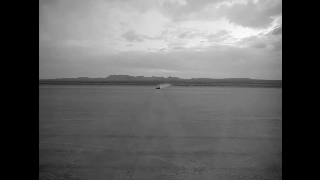
%> input picture TDPS_LABORATORIO/Bloque1/Practica2/input/frame_001.png, 320 x 180 px
$ octave comparar_rangos.m   (GNU Octave 9; MATLAB toolbox functions it lacks are replaced by stand-ins)
%> lines starting %> are read from the running program, lines starting %| are printed output that depends on the picture
%> the answer given: ../Practica2/input/frame_001.png
### TDPS_LABORATORIO/Bloque1/Practica3/leer_imagen_gris.m
function A = leer_imagen_gris(ruta)
%> called with ruta = '../Practica2/input/frame_001.png'
% PNG/JPEG real, gris o RGB, de 8 o 16 bits.
    [I,map] = imread(ruta);
%> I is the input picture: size 180x320 uint16; min 0, max 50945, mean 19593
%> map = []
    if ~isempty(map)
        error('Usa una imagen RGB o gris, no una imagen indexada.');
    end
    if isinteger(I)
        A = double(I)/double(intmax(class(I)));
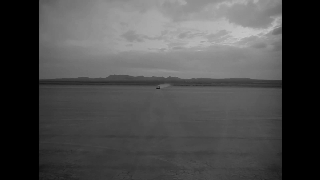
%> A: size 180x320 double; min 0, max 0.777, mean 0.299
    elseif islogical(I)
        A = double(I);
    else
        A = double(I);
        if any(~isfinite(A(:))) || any(A(:)<0) || any(A(:)>1)
            error('Las imagenes de coma flotante deben estar en [0,1].');
        end
    end
    if ndims(A)==3 && size(A,3)==3
        A = 0.2989*A(:,:,1)+0.5870*A(:,:,2)+0.1140*A(:,:,3);
    elseif ~ismatrix(A)
        error('Formato no compatible: usa gris o RGB.');
    end
    % Submuestreo sencillo para limitar el coste de la SVD.
    paso = max(1,ceil(max(size(A))/512));
%> paso = 1
    A = A(1:paso:end,1:paso:end);
    if min(size(A))<5 || norm(A,'fro')==0
        error('Usa una imagen no negra con al menos 5 filas y columnas.');
    end
end

### TDPS_LABORATORIO/Bloque1/Practica3/aproximar_rango.m
function Ak = aproximar_rango(U,S,V,k)
% COMPLETAR: usar las primeras k columnas de U y V
% y el bloque k x k superior izquierdo de S.
    Ak = U(:,1:k)*S(1:k,1:k)*V(:,1:k)';
end

### TDPS_LABORATORIO/Bloque1/Practica3/comparar_rangos.m
% Comparar rangos k=10,20,50 en fotografias reales.
% Completar aproximar_rango.m antes de ejecutar.
clear; close all; clc;
[nombres,carpeta] = uigetfile({'*.jpg;*.jpeg;*.png','Fotografias PNG/JPEG'}, ...
    'Selecciona al menos dos imagenes','MultiSelect','on');
if isequal(nombres,0), return; end
if ischar(nombres), nombres={nombres}; end
if numel(nombres)<1, error('Selecciona al menos una fotografia.'); end
salida='resultados_rangos';
if ~exist(salida,'dir'), mkdir(salida); end
ks=[10 20 50];
for j=1:numel(nombres)
    A=leer_imagen_gris(fullfile(carpeta,nombres{j}));
    [U,S,V]=svd(A,'econ'); % Una sola SVD por imagen.
    s=diag(S); [m,n]=size(A);
%> after `s=diag(S)`: s = 180 values, max 88.35 at index 1, min 0.00756 at index 180, mean 0.651
%> after `[m,n]=size(A)`: m = 180; n = 320
    errores=zeros(3,1); energias=zeros(3,1); factores=zeros(3,1);
    aproximaciones=cell(3,1);
    fig=figure('Color','w','Position',[80 80 1100 650]);
    subplot(2,3,1); imagesc(A,[0 1]); axis image off;
    title('Original en gris','Interpreter','none');
    for i=1:3
%> this loop made 3 passes; what is shown inside it comes from the first
        k=ks(i);
        Ak=aproximar_rango(U,S,V,k);
        aproximaciones{i}=Ak;
        % Medir ANTES de recortar intensidades para visualizacion.
        errores(i)=norm(A-Ak,'fro')/norm(A,'fro');
        energias(i)=sum(s(1:k).^2)/sum(s.^2);
        factores(i)=m*n/(k*(m+n+1));
        subplot(2,3,i+1); imagesc(Ak,[0 1]); axis image off;
        title(sprintf('k=%d; error=%.3f',k,errores(i)));
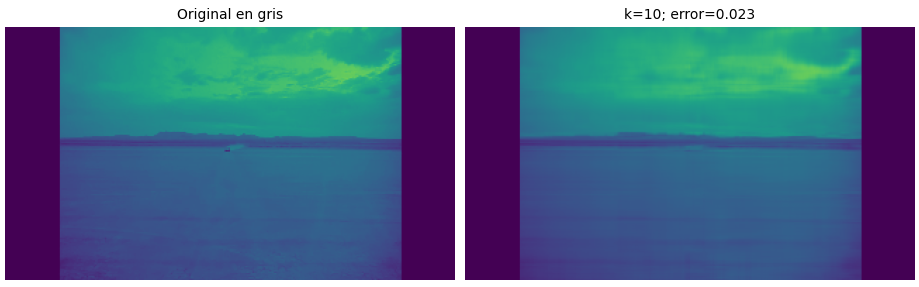
%> figure redrawn from the program's plot data, 2 panels
        % PNG solo para visualizar; la matriz sin recortar va al .mat.
        imwrite(min(max(Ak,0),1), ...
            fullfile(salida,sprintf('imagen_%02d_k%d.png',j,k)));
    end
    subplot(2,3,5); semilogy(1:numel(s),max(s,eps),'o-');
    xlabel('Indice'); ylabel('Valor singular'); grid on;
    subplot(2,3,6); plot(ks,errores,'o-');
    xlabel('k'); ylabel('Error relativo'); grid on;
    colormap(gray(256));
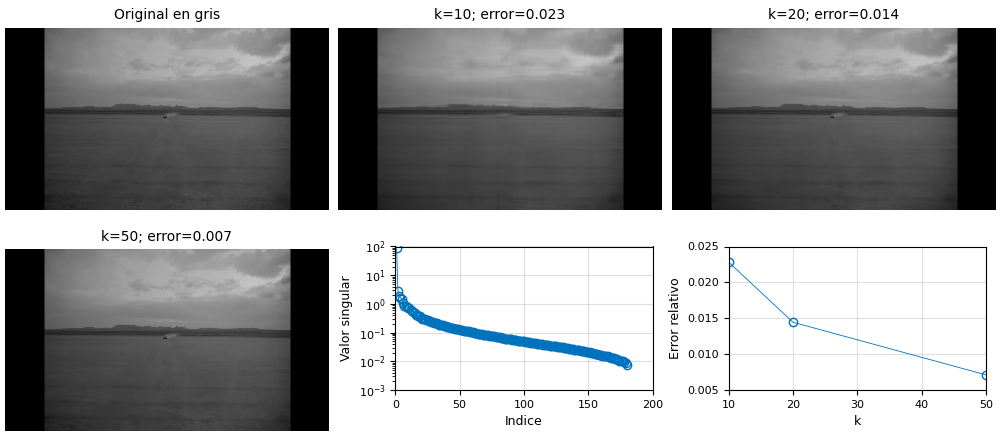
%> figure redrawn from the program's plot data, 6 panels
    print(fig,fullfile(salida,sprintf('imagen_%02d_comparacion.png',j)), ...
        '-dpng','-r150');
    resultados=table(ks',errores,energias,factores, ...
        'VariableNames',{'k','ErrorRelativo','EnergiaConservada', ...
        'FactorAhorroEscalares'});
%> resultados = 3 items; k, ErrorRelativo, EnergiaConservada and FactorAhorroEscalares: 10 0.0228 0.999 11.5, 20 0.0144 1 5.75, 50 0.00711 1 2.3
    writetable(resultados, ...
        fullfile(salida,sprintf('imagen_%02d_resultados.csv',j)));
    nombreOriginal=nombres{j};
    save(fullfile(salida,sprintf('imagen_%02d_datos.mat',j)), ...
        'A','aproximaciones','s','resultados','nombreOriginal');
    imwrite(A,fullfile(salida,sprintf('imagen_%02d_original_gris.png',j)));
    fprintf('\n%s (%d x %d)\n',nombres{j},m,n); disp(resultados);
%| frame_001.png (180 x 320)
end
